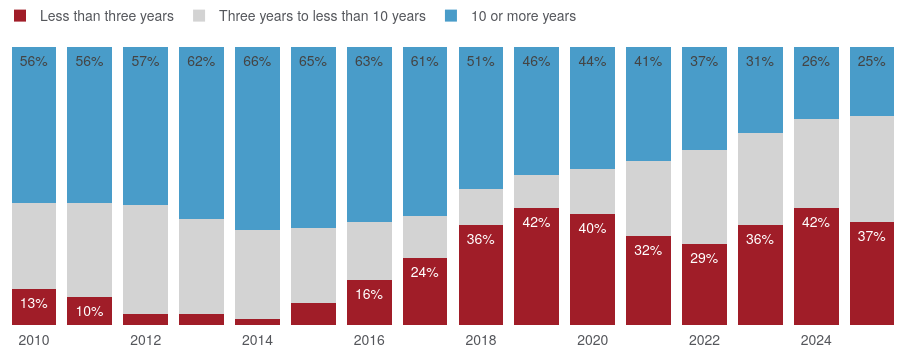

The code cell stored with this chart in its notebook:
### Code cell
fig = plotly_workforce_experience.prepare_chart()
fig

### Figure 1 — Plotly figure (JSON) as saved in the notebook; plotly's stock layout.template omitted (floating-point values rounded to 4 significant figures)
{"data": [{"hovertemplate": "%{y}%", "marker": {"color": "#A01D28"}, "name": "Less than three years", "text": ["13", "10", "4", "4", "2", "8", "16", "24", "36", "42", "40", "32", "29", "36", "42", "37"], "textangle": 0, "textposition": "auto", "texttemplate": "%{text}%", "type": "bar", "x": [2010, 2011, 2012, 2013, 2014, 2015, 2016, 2017, 2018, 2019, 2020, 2021, 2022, 2023, 2024, 2025], "y": [13, 10, 4, 4, 2, 8, 16, 24, 36, 42, 40, 32, 29, 36, 42, 37]}, {"hovertemplate": "%{y}%", "marker": {"color": "lightgrey"}, "name": "Three years to less than 10 years", "text": "", "textangle": 0, "textposition": "auto", "type": "bar", "x": [2010, 2011, 2012, 2013, 2014, 2015, 2016, 2017, 2018, 2019, 2020, 2021, 2022, 2023, 2024, 2025], "y": [31, 34, 39, 34, 32, 27, 21, 15, 13, 12, 16, 27, 34, 33, 32, 38]}, {"hovertemplate": "%{y}%", "marker": {"color": "#499CC9"}, "name": "10 or more years", "text": ["56", "56", "57", "62", "66", "65", "63", "61", "51", "46", "44", "41", "37", "31", "26", "25"], "textangle": 0, "textposition": "auto", "texttemplate": "%{text}%", "type": "bar", "x": [2010, 2011, 2012, 2013, 2014, 2015, 2016, 2017, 2018, 2019, 2020, 2021, 2022, 2023, 2024, 2025], "y": [56, 56, 57, 62, 66, 65, 63, 61, 51, 46, 44, 41, 37, 31, 26, 25]}], "layout": {"barmode": "stack", "height": 350, "hoverlabel": {"bgcolor": "rgba(247, 242, 242, 0.8)"}, "hovermode": "x unified", "legend": {"orientation": "h", "traceorder": "normal", "x": -0.007, "xanchor": "left", "y": 1, "yanchor": "bottom"}, "margin": {"r": 0, "t": 0}, "showlegend": true, "uniformtext": {"minsize": 12, "mode": "hide"}, "xaxis": {"dtick": 2, "ticks": ""}, "yaxis": {"showgrid": false, "showticklabels": false, "zeroline": false}}}
